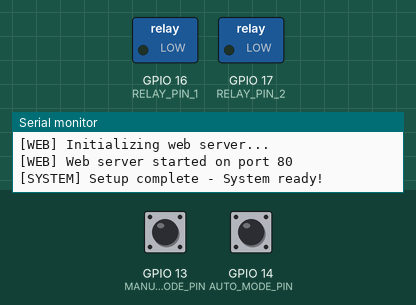
A program run on a simulated ESP32. Parts: switched loads named in the program (green lamp = pin HIGH), the last lines printed to the serial monitor. Inputs (shaded band) come from the test bench; at power-on: GPIO 14 (AUTO_MODE_PIN) HIGH, GPIO 13 (MANUAL_MODE_PIN) HIGH. Storage starts empty.

Above: at 2.3 s.
2.4 s: GPIO 14 (AUTO_MODE_PIN) pulled LOW for 0.15 s
At 3.2 s:
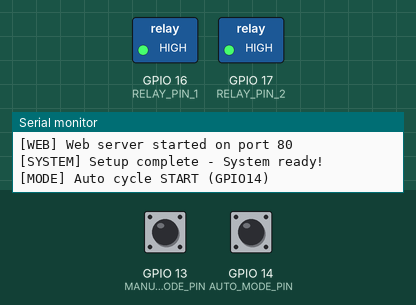
4.0 s: GPIO 13 (MANUAL_MODE_PIN) pulled LOW for 0.15 s
At 4.8 s:
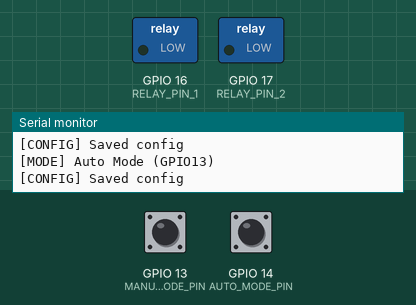
8.6 s: GPIO 14 (AUTO_MODE_PIN) pulled LOW for 1 s
At 9.1 s:
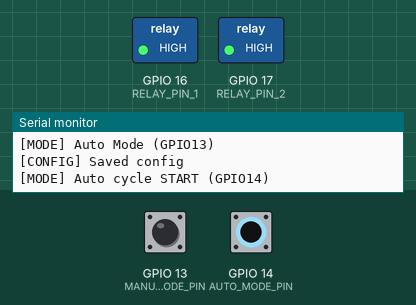
11.1 s: GPIO 13 (MANUAL_MODE_PIN) pulled LOW for 1 s
At 12.6 s:
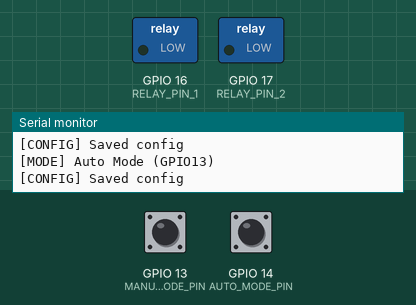
Timing chart, 0 to 14.1 s (numbered marks = the images above; inputs shaded):
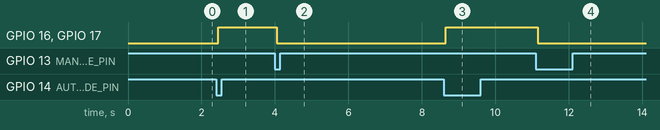

Measured:
- after the input at 2.4 s, GPIO 16 (RELAY_PIN_1), GPIO 17 (RELAY_PIN_2): LOW → HIGH after 0.05 s
- after the input at 4.0 s, GPIO 16 (RELAY_PIN_1), GPIO 17 (RELAY_PIN_2): HIGH → LOW after 0.05 s
- after the input at 8.6 s, GPIO 16 (RELAY_PIN_1), GPIO 17 (RELAY_PIN_2): LOW → HIGH after 0.05 s
- after the input at 11.1 s, GPIO 16 (RELAY_PIN_1), GPIO 17 (RELAY_PIN_2): HIGH → LOW after 0.05 s

The program:

main.cpp
```cpp
#include <Arduino.h>
#include <HardwareSerial.h>
#include <WiFi.h>
#include <ESPAsyncWebServer.h>
#include <LittleFS.h>
#include <ArduinoJson.h>
#include "secrets.h"

// Add these two headers for brownout control
//#include "soc/soc.h"
//#include "soc/rtc_cntl_reg.h"

// RS232 Serial initialization
HardwareSerial RS232Serial(UART_NUM);

// Global variables
char rxBuffer[BUFFER_SIZE];
int bufferIndex = 0;

float currentWeight = 0.0;
bool relay1Status = false;
bool relay2Status = false;

// Runtime threshold values (adjustable via web UI)
float thresholdRelay1 = WEIGHT_THRESHOLD_RELAY1;
float thresholdRelay2 = WEIGHT_THRESHOLD_RELAY2;

// Global system mode: true = Manual (webpage ON/OFF controls relays), false = Auto
bool systemManualMode = false;

// Auto cycle: true when GPIO 14 starts the cycle in Auto mode, false when stopped
bool autoCycleActive = false;

// Physical button debounce state
static int lastStable13 = HIGH;
static int lastStable14 = HIGH;
static int lastRead13 = HIGH;
static int lastRead14 = HIGH;
static unsigned long lastDebounce13 = 0;
static unsigned long lastDebounce14 = 0;
const unsigned long debounceDelay = 50;

// Web server
AsyncWebServer server(WEB_SERVER_PORT);

// ============================================================================
// Configuration Persistence
// ============================================================================

#define CONFIG_FILE "/config.json"

void saveConfig();

void loadConfig() {
  if (!LittleFS.exists(CONFIG_FILE)) {
    Serial.println("[CONFIG] No config file found, using defaults");
    saveConfig();
    return;
  }

  File configFile = LittleFS.open(CONFIG_FILE, "r");
  if (!configFile) {
    Serial.println("[CONFIG] ERROR: Failed to open config file");
    return;
  }

  StaticJsonDocument<256> doc;
  DeserializationError error = deserializeJson(doc, configFile);
  if (!error) {
    if (doc.containsKey("threshold1")) thresholdRelay1 = doc["threshold1"].as<float>();
    if (doc.containsKey("threshold2")) thresholdRelay2 = doc["threshold2"].as<float>();
    if (doc.containsKey("systemManualMode")) systemManualMode = doc["systemManualMode"].as<bool>();
    Serial.println("[CONFIG] Loaded thresholds: Relay1=" + String(thresholdRelay1) + "kg, Relay2=" + String(thresholdRelay2) + "kg");
    Serial.println("[CONFIG] System mode: " + String(systemManualMode ? "Manual" : "Auto"));
  } else {
    Serial.println("[CONFIG] ERROR: Failed to parse config JSON");
  }

  configFile.close();
}

void saveConfig() {
  StaticJsonDocument<256> doc;
  doc["threshold1"] = thresholdRelay1;
  doc["threshold2"] = thresholdRelay2;
  doc["systemManualMode"] = systemManualMode;

  File configFile = LittleFS.open(CONFIG_FILE, "w");
  if (!configFile) {
    Serial.println("[CONFIG] ERROR: Failed to open config file for writing");
    return;
  }

  serializeJson(doc, configFile);
  configFile.close();

  Serial.println("[CONFIG] Saved config");
}

// ============================================================================
// Utility Functions
// ============================================================================

/**
 * @brief Print system info to serial monitor
 */
void printSystemInfo() {
  Serial.println("\n========================================");
  Serial.println("    ESP32 SCALE CONTROL SYSTEM v1.0");
  Serial.println("========================================");
  Serial.print("Chip Model: ");
  Serial.println(ESP.getChipModel());
  Serial.print("Chip Revision: ");
  Serial.println(ESP.getChipRevision());
  Serial.print("Flash Size: ");
  Serial.print(ESP.getFlashChipSize() / 1024 / 1024);
  Serial.println(" MB");
  Serial.print("Free Heap: ");
  Serial.print(ESP.getFreeHeap() / 1024);
  Serial.println(" KB");
  Serial.println("========================================\n");
}

/**
 * @brief Initialize relay pins and set initial state
 */
void initializeRelays() {
  Serial.println("[RELAYS] Initializing relay pins...");
  pinMode(RELAY_PIN_1, OUTPUT);
  pinMode(RELAY_PIN_2, OUTPUT);

  // Set initial state to LOW (off)
  digitalWrite(RELAY_PIN_1, LOW);
  digitalWrite(RELAY_PIN_2, LOW);

  Serial.println("[RELAYS] Relay 1 (GPIO" + String(RELAY_PIN_1) + ") - OFF");
  Serial.println("[RELAYS] Relay 2 (GPIO" + String(RELAY_PIN_2) + ") - OFF");
}

/**
 * @brief Initialize physical mode input pins
 * GPIO 13 = Mode Select Switch (INPUT_PULLUP, active LOW)
 *   LOW  = Manual Mode (webpage ON/OFF controls relays)
 *   HIGH = Auto Mode (weight thresholds control relays)
 * GPIO 14 = Momentary PB for Auto cycle start (INPUT_PULLUP, active LOW)
 */
void initializeModeInputs() {
  Serial.println("[MODE] Initializing mode input pins...");
  pinMode(MANUAL_MODE_PIN, INPUT_PULLUP);
  pinMode(AUTO_MODE_PIN, INPUT_PULLUP);
  // Initialize stable states
  lastStable13 = digitalRead(MANUAL_MODE_PIN);
  lastStable14 = digitalRead(AUTO_MODE_PIN);
  lastRead13 = lastStable13;
  lastRead14 = lastStable14;

  // Sync mode with actual GPIO13 state (overrides saved config)
  systemManualMode = (lastStable13 == LOW);

  Serial.print("[MODE] Manual PB (GPIO" + String(MANUAL_MODE_PIN) + ") state: ");
  Serial.println(lastStable13 == LOW ? "ON (LOW)" : "OFF (HIGH)");
  Serial.print("[MODE] Auto PB (GPIO" + String(AUTO_MODE_PIN) + ") state: ");
  Serial.println(lastStable14 == LOW ? "ON (LOW)" : "OFF (HIGH)");
  Serial.println("[MODE] Mode from GPIO13: " + String(systemManualMode ? "Manual" : "Auto"));
}

/**
 * @brief Initialize RS232 serial communication
 */
void initializeRS232() {
  Serial.println("[RS232] Initializing RS232 communication...");
  RS232Serial.begin(SERIAL_BAUD_RATE, SERIAL_8N1, RS232_RX_PIN, RS232_TX_PIN);
  Serial.println("[RS232] Baud Rate: " + String(SERIAL_BAUD_RATE));
  Serial.println("[RS232] RX Pin: GPIO" + String(RS232_RX_PIN));
  Serial.println("[RS232] TX Pin: GPIO" + String(RS232_TX_PIN));
}

/**
 * @brief Initialize LittleFS filesystem
 */
void initializeLittleFS() {
  Serial.println("[FS] Mounting LittleFS...");
  if (!LittleFS.begin(true)) {
    Serial.println("[FS] ERROR: LittleFS mount failed!");
    return;
  }

  Serial.println("[FS] LittleFS mounted successfully");

  // Load persisted configuration
  loadConfig();

  // List files
  File root = LittleFS.open("/");
  File file = root.openNextFile();
  if (!file) {
    Serial.println("[FS] WARNING: No files found in LittleFS");
  } else {
    Serial.println("[FS] Files in LittleFS:");
    while (file) {
      Serial.println("     - " + String(file.name()) + " (" + String(file.size()) + " bytes)");
      file = root.openNextFile();
    }
  }
}

/**
 * @brief Initialize WiFi Access Point
 */
void initializeWiFiAP() {
  Serial.println("[WiFi] Setting up Access Point...");
  WiFi.mode(WIFI_AP);

  bool apStarted = WiFi.softAP(WIFI_SSID, WIFI_PASSWORD);

  if (!apStarted) {
    Serial.println("[WiFi] ERROR: Failed to start AP!");
    return;
  }

  IPAddress IP = WiFi.softAPIP();
  Serial.println("[WiFi] Access Point started successfully!");
  Serial.println("[WiFi] SSID: " + String(WIFI_SSID));
  Serial.println("[WiFi] Password: " + String(WIFI_PASSWORD));
  Serial.println("[WiFi] IP Address: " + IP.toString());
  Serial.println("[WiFi] Connect your phone to WiFi and open http://" + IP.toString());
}

// ============================================================================
// Web Server Handlers
// ============================================================================

/**
 * @brief Handle status request - returns JSON with current state
 */
void handleStatus(AsyncWebServerRequest *request) {
  StaticJsonDocument<256> doc;
  doc["weight"] = currentWeight;
  doc["relay1"] = relay1Status;
  doc["relay2"] = relay2Status;
  doc["relay1_threshold"] = thresholdRelay1;
  doc["relay2_threshold"] = thresholdRelay2;
  doc["systemMode"] = systemManualMode;

  String response;
  serializeJson(doc, response);

  request->send(200, "application/json", response);
}

/**
 * @brief Handle relay control request
 * Parameters: relay (1 or 2), state (0 or 1)
 */
void handleRelay(AsyncWebServerRequest *request) {
  if (request->hasParam("relay") && request->hasParam("state")) {
    int relay = request->getParam("relay")->value().toInt();
    int state = request->getParam("state")->value().toInt();

    if (!systemManualMode) {
      Serial.println("[WEB] Relay control rejected - system is in AUTO mode");
      handleStatus(request);
      return;
    }

    Serial.println("[WEB] Relay control request - Relay: " + String(relay) + ", State: " + String(state));

    if (relay == 1) {
      digitalWrite(RELAY_PIN_1, state ? HIGH : LOW);
      relay1Status = (state ? true : false);
      Serial.println("[RELAYS] Relay 1 turned " + String(relay1Status ? "ON" : "OFF"));
    }
    else if (relay == 2) {
      digitalWrite(RELAY_PIN_2, state ? HIGH : LOW);
      relay2Status = (state ? true : false);
      Serial.println("[RELAYS] Relay 2 turned " + String(relay2Status ? "ON" : "OFF"));
    }
  }

  handleStatus(request);
}

/**
 * @brief Handle threshold update request
 * Parameters: relay (1 or 2), value (float in kg)
 */
void handleSetThreshold(AsyncWebServerRequest *request) {
  if (request->hasParam("relay") && request->hasParam("value")) {
    int relay = request->getParam("relay")->value().toInt();
    float value = request->getParam("value")->value().toFloat();

    Serial.println("[WEB] Threshold update - Relay: " + String(relay) + ", Value: " + String(value) + " kg");

    if (relay == 1) {
      thresholdRelay1 = value;
      Serial.println("[CONFIG] Threshold 1 set to " + String(thresholdRelay1) + " kg");
    } else if (relay == 2) {
      thresholdRelay2 = value;
      Serial.println("[CONFIG] Threshold 2 set to " + String(thresholdRelay2) + " kg");
    }

    saveConfig();
  }

  handleStatus(request);
}

/**
 * @brief Handle mode switch request (web API)
 * Parameters: mode ("manual" or "auto")
 * Turns relays OFF on any mode switch.
 */
void handleSetMode(AsyncWebServerRequest *request) {
  if (request->hasParam("mode")) {
    String mode = request->getParam("mode")->value();
    bool manual = (mode == "manual");

    Serial.println("[WEB] System mode switch: " + mode);

    systemManualMode = manual;
    autoCycleActive = false;

    // Turn relays OFF when switching modes
    if (relay1Status || relay2Status) {
      relay1Status = false;
      relay2Status = false;
      digitalWrite(RELAY_PIN_1, LOW);
      digitalWrite(RELAY_PIN_2, LOW);
      Serial.println("[RELAYS] Both relays OFF (mode switch)");
    }

    Serial.println("[MODE] " + String(systemManualMode ? "Manual" : "Auto") + " Mode (web)");

    saveConfig();
  }

  handleStatus(request);
}

/**
 * @brief Handle 404 errors
 */
void handleNotFound(AsyncWebServerRequest *request) {
  Serial.println("[WEB] 404 - Not Found: " + request->url());
  request->send(404, "text/plain", "File Not Found");
}

/**
 * @brief Initialize web server routes
 */
void initializeWebServer() {
  Serial.println("[WEB] Initializing web server...");

  // API endpoints (must be registered before static handler)
  server.on("/api/status", HTTP_GET, handleStatus);
  server.on("/api/relay", HTTP_GET, handleRelay);
  server.on("/api/threshold", HTTP_GET, handleSetThreshold);
  server.on("/api/mode", HTTP_GET, handleSetMode);

  // Serve static files from LittleFS (index.html as default)
  server.serveStatic("/", LittleFS, "/").setDefaultFile("index.html");

  // 404 handler
  server.onNotFound(handleNotFound);

  server.begin();
  Serial.println("[WEB] Web server started on port " + String(WEB_SERVER_PORT));
}

// ============================================================================
// RS232 Frame Processing
// ============================================================================

/**
 * @brief Process weight frame from RS232 scale
 * Frame format: W n 0 0 0 0 0 4 . 3 k g
 * Positions:   0 1 2 3 4 5 6 7 8 9 10 11
 */
void processFrame(const char *frame) {
  if (frame[0] == 'W' || frame[0] == 'w') {
    String weightStr = "";

    // Extract weight digits from positions 2-7
    for (int i = 2; i <= 7; i++) {
      if (frame[i] != ' ') {
        weightStr += frame[i];
      }
    }

    // Add decimal point and decimal digit
    weightStr += ".";
    weightStr += frame[9];

    currentWeight = weightStr.toFloat();

    Serial.print("[SCALE] Weight: ");
    Serial.print(currentWeight);
    Serial.println(" kg");

    // Auto-cycle stop check: if running and weight reaches threshold → relay OFF
    if (!systemManualMode && autoCycleActive) {
      bool stopped = false;
      if (relay1Status && currentWeight >= thresholdRelay1) {
        relay1Status = false;
        digitalWrite(RELAY_PIN_1, LOW);
        stopped = true;
        Serial.println("[RELAYS] Relay 1 auto STOP (weight " + String(currentWeight) + "kg >= " + String(thresholdRelay1) + "kg)");
      }
      if (relay2Status && currentWeight >= thresholdRelay2) {
        relay2Status = false;
        digitalWrite(RELAY_PIN_2, LOW);
        stopped = true;
        Serial.println("[RELAYS] Relay 2 auto STOP (weight " + String(currentWeight) + "kg >= " + String(thresholdRelay2) + "kg)");
      }
      if (stopped) autoCycleActive = false;
    }
  }
}

/**
 * @brief Read and process RS232 data
 */
void readRS232Data() {
  while (RS232Serial.available()) {
    char c = RS232Serial.read();

    // Detect frame start
    if ((c == 'W' || c == 'w' || c == ' ') && bufferIndex == 0) {
      bufferIndex = 1;
      rxBuffer[0] = c;
    }
    else if (bufferIndex > 0) {
      if (c == '\r') {
        // Frame end detected
        if (bufferIndex == 11) {
          rxBuffer[bufferIndex] = '\0';
          processFrame(rxBuffer);
        }
        // Reset buffer
        bufferIndex = 0;
        memset(rxBuffer, 0, BUFFER_SIZE);
      }
      else if (c != '\n') {
        // Add character to buffer
        if (bufferIndex < BUFFER_SIZE - 1) {
          rxBuffer[bufferIndex++] = c;
        }
      }
    }
  }
}

// ============================================================================
// Physical Mode Input Processing
// ============================================================================

/**
 * @brief Read and process physical mode buttons
 * GPIO 13 (Mode Select Switch, active LOW): LOW → Manual, HIGH → Auto
 *   On mode switch: relays turn OFF, cycle reset
 * GPIO 14 (momentary PB, active LOW): in Auto Mode → start cycle (relays ON)
 *
 * Uses debounce with 50ms delay.
 */
void readModeInputs() {
  unsigned long now = millis();

  // --- GPIO 13 (Mode Select: LOW = Manual, HIGH = Auto) ---
  int r13 = digitalRead(MANUAL_MODE_PIN);
  if (r13 != lastRead13) lastDebounce13 = now;
  lastRead13 = r13;

  if (now - lastDebounce13 > debounceDelay) {
    if (r13 != lastStable13) {
      lastStable13 = r13;

      bool newManualMode = (r13 == LOW);
      if (newManualMode != systemManualMode) {
        systemManualMode = newManualMode;
        autoCycleActive = false;

        // Turn relays OFF when switching modes
        if (relay1Status || relay2Status) {
          relay1Status = false;
          relay2Status = false;
          digitalWrite(RELAY_PIN_1, LOW);
          digitalWrite(RELAY_PIN_2, LOW);
          Serial.println("[RELAYS] Both relays OFF (mode switch)");
        }

        Serial.println("[MODE] " + String(systemManualMode ? "Manual" : "Auto") + " Mode (GPIO13)");
        saveConfig();
      }
    }
  }

  // --- GPIO 14 (Momentary PB: start cycle in Auto Mode) ---
  if (!systemManualMode) {
    int r14 = digitalRead(AUTO_MODE_PIN);
    if (r14 != lastRead14) lastDebounce14 = now;
    lastRead14 = r14;

    if (now - lastDebounce14 > debounceDelay) {
      if (r14 != lastStable14) {
        if (r14 == LOW) {
          autoCycleActive = true;
          relay1Status = true;
          relay2Status = true;
          digitalWrite(RELAY_PIN_1, HIGH);
          digitalWrite(RELAY_PIN_2, HIGH);
          Serial.println("[MODE] Auto cycle START (GPIO14)");
        }
        lastStable14 = r14;
      }
    }
  }
}

// ============================================================================
// Setup and Loop
// ============================================================================

void setup() {

  // Disable brownout detector (diagnostic only!)
  // WRITE_PERI_REG(RTC_CNTL_BROWN_OUT_REG, 0);
  // Initialize debug serial (USB)
  Serial.begin(DEBUG_BAUD_RATE);
  delay(1000);

  // Print system information
  printSystemInfo();

  // Initialize hardware
  initializeRelays();
  initializeLittleFS();
  initializeModeInputs();   // After LittleFS — GPIO13 state overrides saved mode
  initializeRS232();
  initializeWiFiAP();
  initializeWebServer();

  Serial.println("[SYSTEM] Setup complete - System ready!");
}

void loop() {
  // Read and process RS232 data (non-blocking)
  readRS232Data();

  // Read physical mode buttons (non-blocking debounce)
  readModeInputs();

  // Small delay to prevent watchdog issues
  delay(1);
}
```

Source omitted: secrets.h (3181 bytes)
